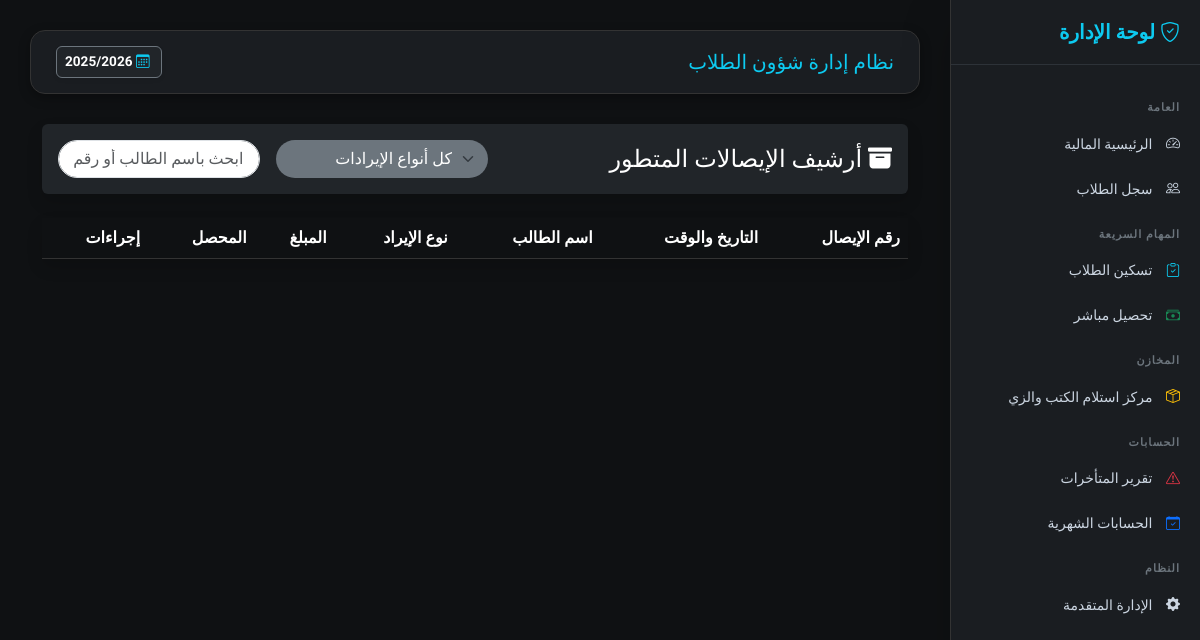
The app's page /finance/payments-archive/, older data.
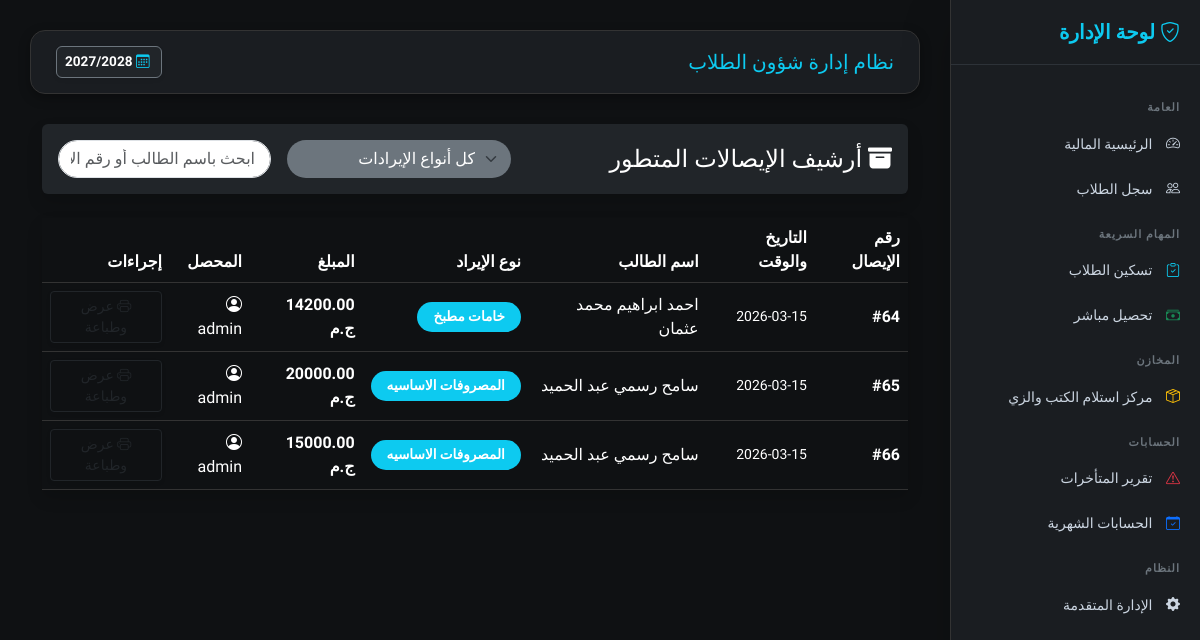
The same page, newer data.
### finance/models.py (models this page shows, shortened)
class AcademicYear(models.Model):
    name = models.CharField(max_length=20)  # مثال: 2025/2026
    is_active = models.BooleanField(default=False)

class Payment(models.Model):
    installment = models.ForeignKey(
        'StudentInstallment',
        on_delete=models.CASCADE,
        related_name="payments",
        null=True,
        blank=True,
        help_text="اتركه فارغاً للإيرادات الحرة"
    )
    student = models.ForeignKey(
        "students.Student",
        on_delete=models.CASCADE,
        related_name="all_payments",
        null=True,
        blank=True
    )
    revenue_category = models.ForeignKey(
        'RevenueCategory',
        on_delete=models.PROTECT,
        null=True,
        blank=False,
        verbose_name="فئة الإيراد"
    )
    academic_year = models.ForeignKey(
        'AcademicYear',
        on_delete=models.CASCADE,
        null=True,
        blank=True,
        verbose_name="السنة الدراسية"
    )
    amount_paid = models.DecimalField(
        max_digits=10,
        decimal_places=2,
        verbose_name="المبلغ المدفوع"
    )
    payment_date = models.DateField(
        default=timezone.now,
        verbose_name="تاريخ الدفع"
    )
    collected_by = models.ForeignKey(
        User,
        on_delete=models.SET_NULL,
        null=True,
        blank=True,
        related_name="collected_payments",
        verbose_name="المحصل (الموظف)"
    )
    is_closed = models.BooleanField(
        default=False,
        verbose_name="تم تقفيل الخزينة"
    )
    closure = models.ForeignKey(
        'DailyClosure',
        on_delete=models.SET_NULL,
        null=True,
        blank=True,
        related_name="payments",
        verbose_name="رقم الجرد/الإغلاق"
    )
    notes = models.TextField(null=True, blank=True, verbose_name="ملاحظات إضافية")
    class Meta:
        verbose_name = "عملية دفع"
        verbose_name_plural = "عمليات الدفع"
        ordering = ['-payment_date', '-id']

class RevenueCategory(models.Model):
    name = models.CharField(max_length=100, verbose_name="اسم الفئة")
    parent = models.ForeignKey(
        'self',
        on_delete=models.CASCADE,
        null=True,
        blank=True,
        related_name='subcategories', # ممتاز: يعبر عن الفئات التابعة
        verbose_name="الفئة الرئيسية"
    )
    class Meta:
        verbose_name = "فئة إيراد"
        verbose_name_plural = "فئات الإيرادات"

### students/models.py (models this page shows, shortened)
class Student(models.Model):
    RELIGION_CHOICES = [("Muslim", "مسلم"), ("Christian", "مسيحي")]
    STATUS_CHOICES = [("New", "مستجد"), ("Transferred", "منقول"), ("Home", "عمال"), ("Promoted", "ناجح ومنقول")]
    GENDER_CHOICES = [('Male', 'ذكر'), ('Female', 'أنثى')]
    SPECIALIZATION_CHOICES = [
        ("General", "شعبة عامة"), ("Restaurant", "مطعم"), ("Kitchen", "مطبخ"),
        ("Guidance", "ارشاد"), ("Internal", "اشراف داخلي"), ("Computer", "حاسب الي"),
    ]
    image = models.ImageField("صورة الطالب", upload_to="students/", null=True, blank=True)
    registration_number = models.CharField("رقم القيد", max_length=50, unique=True, blank=True, null=True)
    first_name = models.CharField("الاسم الأول", max_length=100)
    last_name = models.CharField("اسم العائلة", max_length=100)
    national_id_validator = RegexValidator(
        regex=r'^\d{14}$',
        message="الرقم القومي يجب أن يتكون من 14 رقماً فقط."
    )
    national_id = models.CharField(
        "الرقم القومي",
        max_length=14,
        validators=[national_id_validator],
        unique=True,
        null=True, blank=True
    )
    student_code = models.CharField("كود الطالب", max_length=20, unique=True, editable=False)
    date_of_birth = models.DateField("تاريخ الميلاد", null=True, blank=True)
    birth_place = models.CharField("محل الميلاد", max_length=150, blank=True, null=True)
    gender = models.CharField(
        "النوع",
        max_length=10,
        choices=GENDER_CHOICES,
        null=True,
        blank=True
    )
    religion = models.CharField("الديانة", max_length=20, null=True, blank=True, choices=RELIGION_CHOICES)
    nationality = models.CharField("الجنسية", max_length=100, default="مصري")
    address = models.TextField("العنوان", blank=True, null=True)
    mother_name = models.CharField("اسم الأم", max_length=150, null=True, blank=True)
    phone = models.CharField("رقم التليفون", max_length=20, null=True, blank=True)
    enrollment_status = models.CharField("حالة القيد", max_length=20, choices=STATUS_CHOICES, default="New")
    integration_status = models.BooleanField("موقف الدمج", default=False)
    specialization = models.CharField("التخصص", max_length=30, choices=SPECIALIZATION_CHOICES, blank=True, null=True)
    previous_debt = models.DecimalField("مديونية سابقة مرحلة", max_digits=10, decimal_places=2, default=0)
    last_promotion_date = models.DateField(null=True, blank=True)
    grade = models.ForeignKey("students.Grade", on_delete=models.PROTECT, null=True, verbose_name="الصف الدراسي")
    classroom = models.ForeignKey("students.Classroom", on_delete=models.PROTECT, null=True, blank=True, verbose_name="الفصل")
    academic_year = models.ForeignKey("finance.AcademicYear", on_delete=models.CASCADE, verbose_name="السنة الدراسية", related_name="students")
    is_active = models.BooleanField("نشط", default=True)
    created_at = models.DateTimeField(auto_now_add=True)
    class Meta:
        ordering = ["-created_at"]
        verbose_name = "طالب"
        verbose_name_plural = "الطلاب"
    def get_full_name(self):
        first = self.first_name if self.first_name else ""
        last = self.last_name if self.last_name else ""
        full = f"{first} {last}".strip()
        return full if full else f"طالب رقم {self.student_code}"

### finance/views.py (the view)
# urls.py: path('payments-archive/', views.payments_archive, name='payments_archive'),
def payments_archive(request):
    category_name = request.GET.get('cat')
    payments = Payment.objects.all().order_by('-payment_date')
    categories = RevenueCategory.objects.all()
    if category_name:
        payments = payments.filter(revenue_category__name__icontains=category_name)
    total_archived = payments.aggregate(Sum('amount_paid'))['amount_paid__sum'] or 0
    today_count = payments.filter(payment_date=timezone.now().date()).count()
    return render(request, 'finance/payments_archive.html', {
        'payments': payments,
        'categories': categories,
        'total_archived': total_archived,
        'today_count': today_count,
        'selected_category': category_name
    })

### config/context_processors.py (called while the page is built)
def active_academic_year(request): # تأكد أن هذا هو نفس الاسم
    active_year = AcademicYear.objects.filter(is_active=True).first()
    return {'active_year': active_year}

### finance/templates/finance/payments_archive.html (shortened to what this page needs)
{% extends 'base.html' %}
{% block content %}
<div class="container-fluid mt-4" dir="rtl text-right">
    <div class="row mb-4 text-right">
        <div class="col-md-12">
            <div class="card shadow border-0 bg-dark text-white">
                <div class="card-body d-flex justify-content-between align-items-center flex-wrap">
                    <h4 class="m-0 font-weight-bold"><i class="bi bi-archive-fill ml-2"></i> أرشيف الإيصالات المتطور</h4>
                    <div class="d-flex gap-2 mt-2 mt-md-0">
                        <select id="categoryFilter" class="form-select bg-secondary text-white border-0 mx-2" onchange="filterPayments()">
                            <option value="all">كل أنواع الإيرادات</option>
                        </select>
                        <input type="text" id="searchInput" class="form-control" placeholder="ابحث باسم الطالب أو رقم الإيصال..." onkeyup="filterPayments()">
                    </div>
                </div>
            </div>
        </div>
    </div>
    <div class="card shadow border-0 text-right">
        <div class="card-body p-0">
            <div class="table-responsive">
                <table class="table table-hover align-middle mb-0" id="paymentsTable">
                    <thead class="bg-light text-dark">
                        <tr>
                            <th>رقم الإيصال</th>
                            <th>التاريخ والوقت</th>
                            <th>اسم الطالب</th>
                            <th>نوع الإيراد</th>
                            <th>المبلغ</th>
                            <th>المحصل</th>
                            <th>إجراءات</th>
                        </tr>
                    </thead>
                    <tbody>
                        {% for p in payments %}
                        <tr class="payment-row" data-category="{{ p.revenue_category.name }}">
                            <td class="fw-bold text-primary">#{{ p.id }}</td>
                            <td class="small text-muted">{{ p.payment_date|date:"Y-m-d" }} <br> {{ p.payment_date|time:"H:i" }}</td>
                            <td class="font-weight-bold text-dark">{{ p.student.get_full_name }}</td>
                            <td>
                                <span class="badge rounded-pill
                                    {% if 'باص' in p.revenue_category.name %}bg-warning text-dark
                                    {% elif 'تعليم' in p.revenue_category.name %}bg-primary
                                    {% elif 'زي' in p.revenue_category.name %}bg-success
                                    {% elif 'اضافيه' in p.revenue_category.name %}bg-danger
                                    {% else %}bg-info{% endif %} p-2 px-3">
                                    {{ p.revenue_category.name }}
                                </span>
                            </td>
                            <td class="fw-bold text-dark">{{ p.amount_paid }} ج.م</td>
                            <td><i class="bi bi-person-circle ml-1"></i> {{ p.collected_by.username }}</td>
                            <td>
                                <button class="btn btn-outline-dark btn-sm shadow-sm" onclick="viewReceipt({{ p.id }})">
                                    <i class="bi bi-printer ml-1"></i> عرض وطباعة
                                </button>
                            </td>
                        </tr>
                        {% endfor %}
                    </tbody>
                </table>
            </div>
        </div>
    </div>
</div>
{% endblock %}

### finance/templates/base.html (shortened to what this page needs)
{% load static %}
<!DOCTYPE html>
<html lang="ar" dir="rtl">
<head>
    <link href="https://cdn.jsdelivr.net/npm/bootstrap@5.3.2/dist/css/bootstrap.min.css" rel="stylesheet">
    <link href="https://cdn.jsdelivr.net/npm/bootstrap-icons/font/bootstrap-icons.css" rel="stylesheet">
    <link href="https://cdn.jsdelivr.net/npm/select2@4.1.0-rc.0/dist/css/select2.min.css" rel="stylesheet" />
    <link rel="stylesheet" href="https://cdn.jsdelivr.net/npm/select2-bootstrap-5-theme@1.3.0/dist/select2-bootstrap-5-theme.min.css" />
</head>
<body>
<div class="sidebar shadow-lg">
    {% if student and student.id %}
        <h5><i class="bi bi-person-badge"></i> ملف الطالب</h5>
        <div class="text-center mb-4 px-3">
            <span class="d-block fw-bold text-white fs-5">{{ student.get_full_name }}</span>
            <small class="badge bg-info text-dark mt-2 px-3">{{ student.academic_year.name }}</small>
        </div>
        <div class="section-title">العمليات المالية</div>
        <a href="{% url 'assign_plan_with_id' student.id %}">
            <i class="bi bi-calendar-check text-info"></i> تسكين برنامج مالي
        </a>
        <a href="{% url 'quick_collection' %}?student_id={{ student.id }}">
            <i class="bi bi-cash-stack text-success"></i> تحصيل المصاريف
        </a>
        <a href="{% url 'student_inventory_view' student.id %}"
           class="{% if request.resolver_match.url_name == 'student_inventory_view' %}active-link{% endif %}">
            <i class="bi bi-box-seam text-warning"></i> تسليم الكتب والزي
        </a>
        <div class="section-title">تقارير وشهادات</div>
        <a href="javascript:void(0);" onclick="printEnrollmentCertificate()" class="admin-action-btn mt-2" style="color: #ffc107; border-color: rgba(255,193,7,0.3);">
            <i class="bi bi-printer"></i> طباعة شهادة قيد
        </a>
        <a href="{% url 'student_list' %}" class="text-info text-center d-block mt-4 border-top border-secondary pt-3 mx-3">
            <i class="bi bi-arrow-right-circle"></i> العودة للسجل العام
        </a>
    {% else %}
        <h5><i class="bi bi-shield-check"></i> لوحة الإدارة</h5>
        <div class="section-title">العامة</div>
        <a href="{% url 'finance_dashboard' %}"><i class="bi bi-speedometer2"></i> الرئيسية المالية</a>
        <a href="{% url 'student_list' %}"><i class="bi bi-people"></i> سجل الطلاب</a>
        <div class="section-title">المهام السريعة</div>
        <a href="{% url 'assign_plan' %}"><i class="bi bi-clipboard-check text-info"></i> تسكين الطلاب</a>
        <a href="{% url 'quick_collection' %}"><i class="bi bi-cash-stack text-success"></i> تحصيل مباشر</a>
        <div class="section-title">المخازن</div>
        <a href="{% url 'student_list' %}"><i class="bi bi-box-seam text-warning"></i> مركز استلام الكتب والزي</a>
        <div class="section-title">الحسابات</div>
        <a href="{% url 'overdue_report' %}"><i class="bi bi-exclamation-triangle text-danger"></i> تقرير المتأخرات</a>
        <a href="{% url 'close_month' %}"><i class="bi bi-calendar-check text-primary"></i> الحسابات الشهرية</a>
        <div class="section-title">النظام</div>
        <a href="/admin/" target="_blank"><i class="bi bi-gear-fill"></i> الإدارة المتقدمة</a>
    {% endif %}
    </div>
<div class="main-content">
    <div class="top-navbar d-flex justify-content-between align-items-center">
        <h5 class="mb-0 text-info">{% block page_title %}نظام إدارة شؤون الطلاب{% endblock %}</h5>
        <div class="d-flex align-items-center">
            <span class="badge bg-dark border border-secondary p-2 shadow-sm">
                <i class="bi bi-calendar3 me-1 text-info"></i>
                {{ active_year.name|default:"لم يتم تحديد سنة" }}
            </span>
        </div>
    </div>
    {% block content %}{% endblock %}
</div>
</body>
</html>

Row changes from the older to the newer data that the page shows:
removed AcademicYear: name "2025/2026"
added AcademicYear: name "2027/2028"
added Payment: id "64", payment_date "2026-03-15", student.get_full_name "احمد ابراهيم محمد عثمان", revenue_category.name "خامات مطبخ", amount_paid "14200.00", collected_by.username "admin"
added Payment: id "65", payment_date "2026-03-15", student.get_full_name "سامح رسمي عبد الحميد", revenue_category.name "المصروفات الاساسيه", amount_paid "20000.00", collected_by.username "admin"
added Payment: id "66", payment_date "2026-03-15", student.get_full_name "سامح رسمي عبد الحميد", revenue_category.name "المصروفات الاساسيه", amount_paid "15000.00", collected_by.username "admin"
